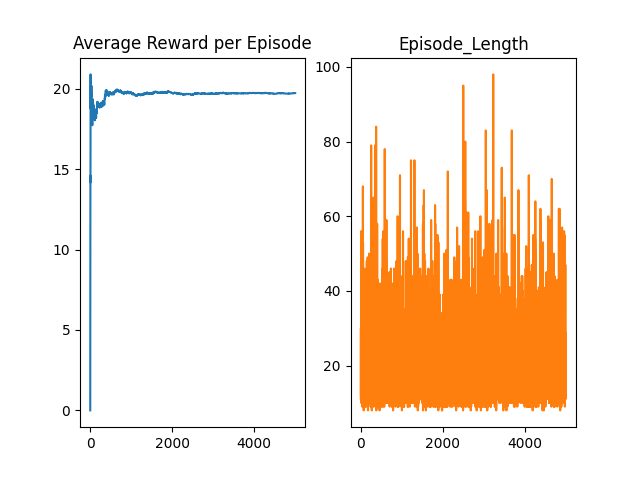

Write Python code to recreate this figure.
#This Python file aims at implementing a the Advantage Actor-Critic (A2C) approach to solve the CartPole-v0 task of the OpenAI Gym Environment

#Importing all the reqiured frameworks
import numpy as np
import tensorflow as tf
import keras
from keras.layers import Input, Dense
from keras.models import Model
import keras.backend as k
from keras.optimizers import Adam
import matplotlib.pyplot as plt
import random
import gym

#A function to keep track of average rewards
def running_reward_avg(rewards):
	output=[]
	for i in range(len(rewards)):
		output.append(sum(rewards[:i])/(i+1))
	return output

#Initializing the Agent class which controls the agents behaviour/improvement in the environment
class Agent(object):


	def __init__(self,env,gamma=0.98,alpha=0.01):

		self.env=env 											#The OpenAI Gym Environment
		self.state_size=self.env.observation_space.shape[0]		#Number of features describing each state in the environment
		self.action_size=self.env.action_space.n				#Number of features describing each action in the environment
		self.gamma=gamma										#Discount factor for future rewards
		self.alpha=alpha										#Learning rate during training
		self.n_hl1=32											#Number of units in the first hidden layer of the network
		self.n_hl2=32											#Number of units in the second hidden layer of the network
		self.actor,self.critic,self.policy=self.build_network()	#Building the networks that output different output layers
		self.reward_history=[]									#Reward history to keep track of rewards per episode
		self.episode_lengths=[]									#To keep track of the length of each episode


	#Defining a function that builds the actor, critic, and policy network to train/improve the model
	def build_network(self):

		inputs=Input(shape=[self.state_size])
		advantage=Input(shape=[1])
		X=Dense(self.n_hl1,activation='relu')(inputs)
		X=Dense(self.n_hl2,activation='relu')(X)
		actor_layer=Dense(self.action_size,activation='softmax')(X)
		critic_layer=Dense(1)(X)

		#Defining a custom loss function (in the keras format) for the policy gradient loss
		def custom_loss(y_pred,y_true):
			probs=k.clip(y_pred,1e-10,1-1e-10)
			return -k.mean(k.log(probs)*y_true)*advantage

		#The policy network takes the state and reward obtained, to calculate probabilities for each action(stochastic policy)
		actor_model=Model(inputs=[inputs,advantage],outputs=actor_layer)
		actor_model.compile(optimizer=Adam(learning_rate=self.alpha),loss=custom_loss)

		#The critic network takes the state, and calculates the value of that state
		critic_model=Model(inputs=inputs,outputs=critic_layer)
		critic_model.compile(optimizer=Adam(learning_rate=self.alpha),loss='mean_squared_error')

		#The policy network is like the actor network, but doesnt take any reward, and just predicts the stochastic probabilities
		#Training is not done on this network, but on the actor network instead
		policy_model=Model(inputs=inputs,outputs=actor_layer)

		return actor_model,critic_model,policy_model


	#Choosing a greedy action, except certain times randomly (randomness can be modified with changing epsilon)
	def choose_action(self,state,epsilon=0.2):

		policy=self.policy.predict(state.reshape([1,self.state_size]))
		if np.random.rand(1)<epsilon:
			return np.argmax(policy[0])
		else:
			return np.random.randint(self.action_size)


	#Updating the actor-critic networks after every timestep in an episode
	def update_network(self,state_now,action,reward,state_next):

		state_now=state_now.reshape([1,self.state_size])
		state_next=state_next.reshape([1,self.state_size])
		action=(np.eye(self.action_size)[action]).reshape([1,self.action_size])
		state_now_value=self.critic.predict(state_now)
		state_next_value=self.critic.predict(state_next)
		target_value_now=reward+self.gamma*state_next_value
		advantage=target_value_now-state_now_value
		self.actor.fit([state_now,advantage],action)
		self.critic.fit(state_now,target_value_now)


	#Training the agent over a number of episodes, so it learns the policy to claim maximum reward
	def train(self,num_episodes=5000):

		#Iterating over 'num_episodes'
		for i in range(num_episodes):

			#Maintaining a buffer to store the reward obtained throughout each episode
			reward_buffer=0
			#Maintaining the count of the length of the episode
			j=0
			#Resetting the starting state of each episode
			state_now=env.reset()
			while True:
				#Choosing an action as per policy, and going to the next state, claiming reward
				action=agent.choose_action(state_now)
				state_next,reward,done,_=env.step(action)
				#Incrementing the reward buffer, and step count of the episode
				reward_buffer+=reward
				j+=1
				#Updating the networks
				agent.update_network(state_now,action,reward,state_next)
				#Seeing if the episode terminates
				if done==True:
					self.reward_history.append(reward_buffer)
					self.episode_lengths.append(j)
					if (i+1)%100==0:
						print("Length of Episode {} : {}".format(i+1,self.episode_lengths[-1]))
						print("Total reward claimed by the agent in episode {} : {}".format(i+1,self.reward_history[-1]))
					break
				else:
					#Else setting the next timestep's state
					state_now=state_next


#Creating an environment, and an agent
env=gym.make("CartPole-v1")

agent=Agent(env)

#Training the agent using Deep Q-Learning with experience replay with the above mentioned parameters
agent.train()

#Plotting the results
fig, axs = plt.subplots(1,2)
axs[0].plot(running_reward_avg(agent.reward_history))
axs[0].set_title('Average Reward per Episode')
axs[1].plot(agent.episode_lengths, 'tab:orange')
axs[1].set_title('Episode_Length')

plt.show()
